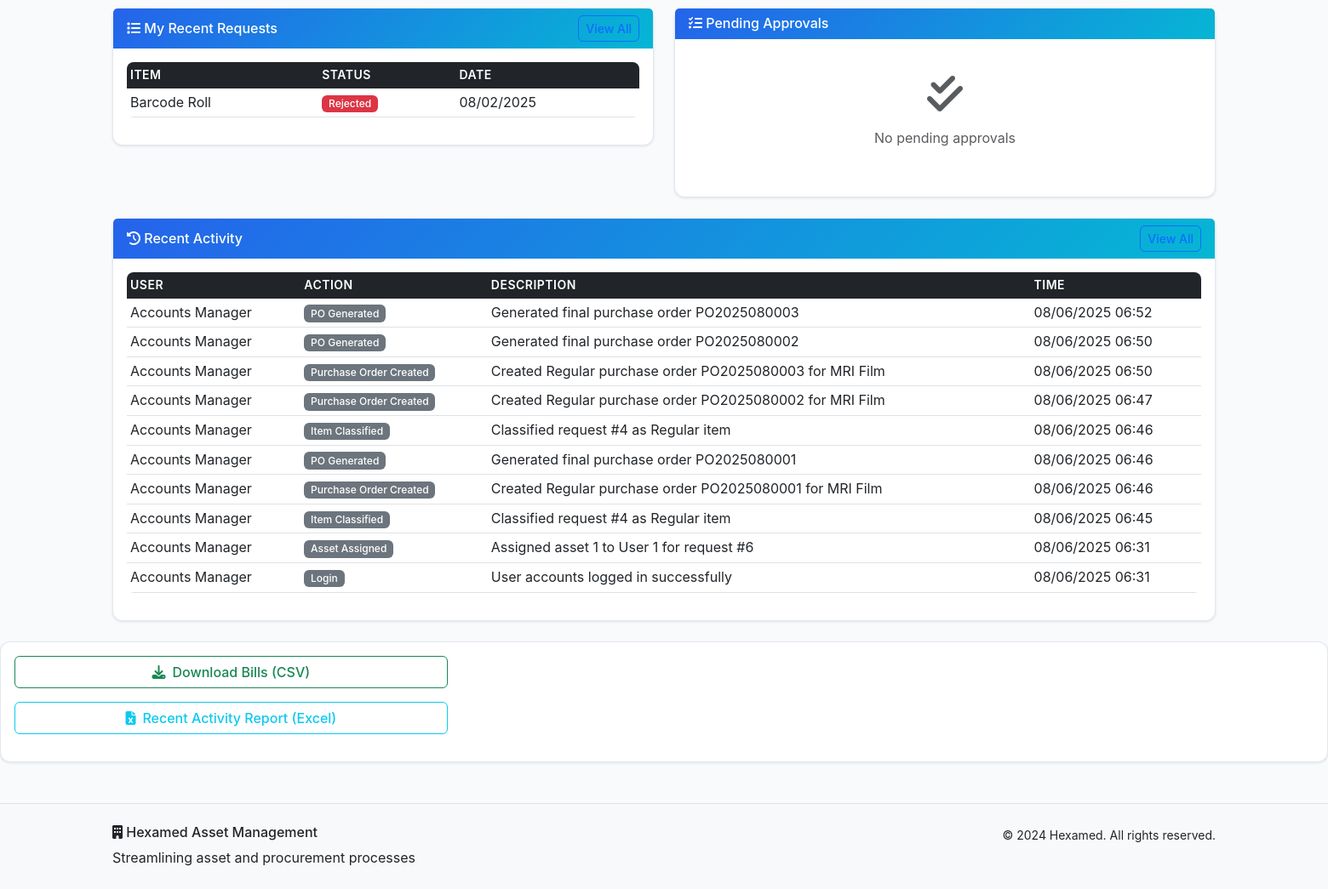
/dashboard (signed in, lower part), run on an earlier commit of the app's database.
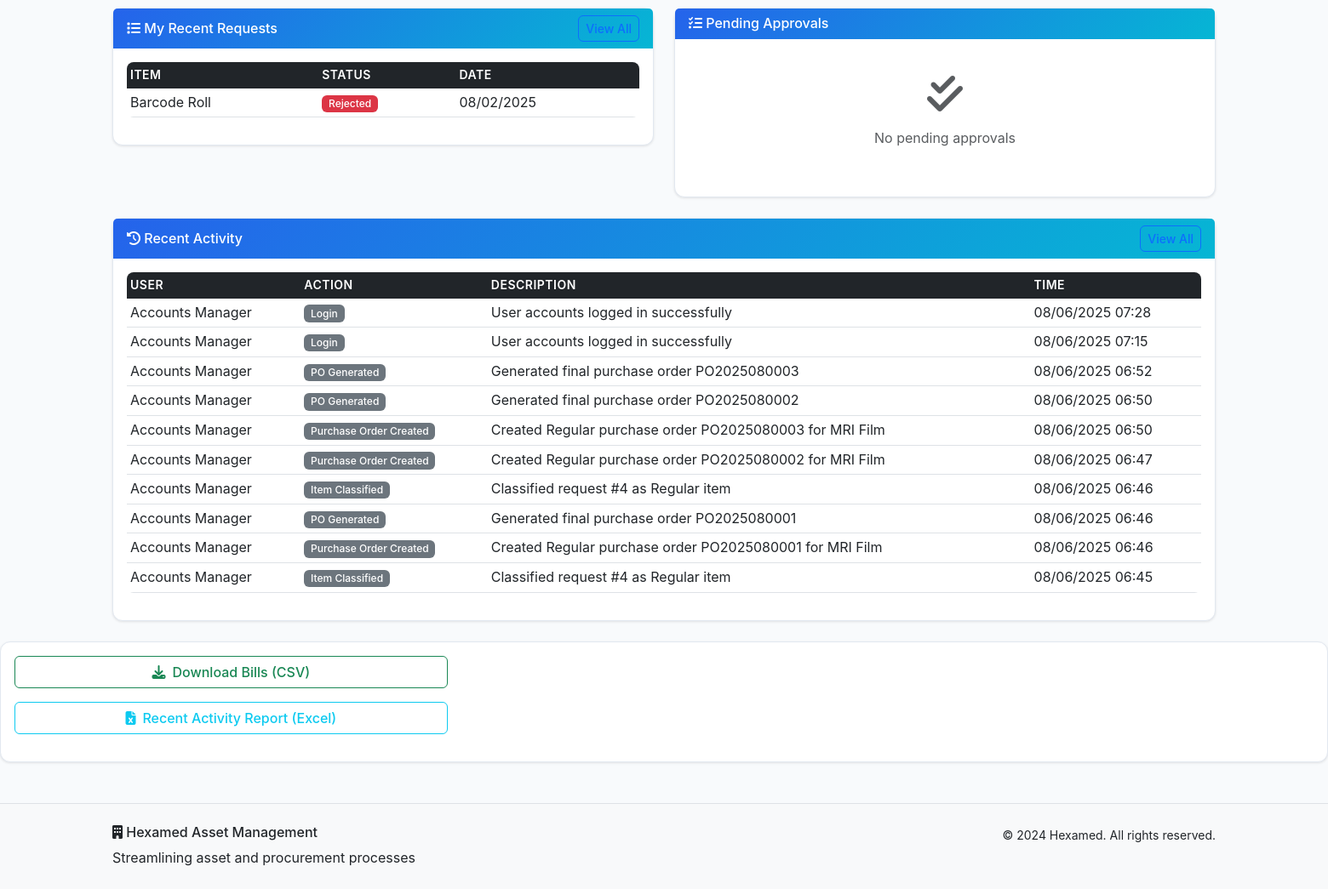
And on a later commit of the database.
### models.py (models this page shows, shortened)
class AssetRequest(db.Model):
    id = db.Column(db.Integer, primary_key=True)
    item_name = db.Column(db.String(200), nullable=False)
    quantity = db.Column(db.Integer, nullable=False)
    purpose = db.Column(db.Text, nullable=False)
    request_type = db.Column(db.String(50), nullable=False)
    estimated_cost = db.Column(db.Float)
    urgency = db.Column(db.String(20), default='Normal')
    is_bulk_request = db.Column(db.Boolean, default=False)
    bulk_items = db.Column(db.Text)  # JSON array of items for bulk requests
    item_classification = db.Column(db.String(20))  # 'Regular' or 'Specific' - set by SCM
    status = db.Column(db.String(20), default='Pending')
    current_approval_level = db.Column(db.Integer, default=1)
    floor = db.Column(db.String(50))
    fulfilled_from_asset_id = db.Column(db.Integer, db.ForeignKey('asset.id'))
    fulfilled_quantity = db.Column(db.Integer, default=0)
    fulfilled_by = db.Column(db.Integer, db.ForeignKey('user.id'))
    fulfilled_at = db.Column(db.DateTime)
    fulfillment_notes = db.Column(db.Text)
    created_at = db.Column(db.DateTime, default=datetime.utcnow)
    updated_at = db.Column(db.DateTime, default=datetime.utcnow, onupdate=datetime.utcnow)
    user_id = db.Column(db.Integer, db.ForeignKey('user.id'), nullable=False)
    uploaded_files = db.relationship('UploadedFile', backref='request', lazy=True, cascade='all, delete-orphan')
    approvals = db.relationship('Approval', backref='request', lazy=True, cascade='all, delete-orphan')
    fulfilled_from_asset = db.relationship('Asset', foreign_keys=[fulfilled_from_asset_id])
    fulfilled_by_user = db.relationship('User', foreign_keys=[fulfilled_by])

class ActivityLog(db.Model):
    id = db.Column(db.Integer, primary_key=True)
    action = db.Column(db.String(100), nullable=False)
    description = db.Column(db.Text, nullable=False)
    timestamp = db.Column(db.DateTime, default=datetime.utcnow)
    ip_address = db.Column(db.String(45))
    user_id = db.Column(db.Integer, db.ForeignKey('user.id'), nullable=False)
    request_id = db.Column(db.Integer, db.ForeignKey('asset_request.id'), nullable=True)
    user = db.relationship('User', backref='activities')
    request = db.relationship('AssetRequest', backref='activities')

class User(db.Model):
    id = db.Column(db.Integer, primary_key=True)
    username = db.Column(db.String(80), unique=True, nullable=False)
    email = db.Column(db.String(120), unique=True, nullable=False)
    password_hash = db.Column(db.String(256), nullable=False)
    role = db.Column(db.String(50), nullable=False, default='User')
    full_name = db.Column(db.String(100), nullable=False)
    floor = db.Column(db.String(50))
    department = db.Column(db.String(100))
    created_at = db.Column(db.DateTime, default=datetime.utcnow)
    is_active = db.Column(db.Boolean, default=True)
    requests = db.relationship('AssetRequest', foreign_keys='AssetRequest.user_id', backref='requester', lazy=True)

### routes.py (the view)
    def decorated_function(*args, **kwargs):
        if 'user_id' not in session:
            flash('Please log in to access this page.', 'warning')
            return redirect(url_for('login'))
        return f(*args, **kwargs)

### routes.py (called while the page is built)
def require_login(f):
    def decorated_function(*args, **kwargs):
        if 'user_id' not in session:
            flash('Please log in to access this page.', 'warning')
            return redirect(url_for('login'))
        return f(*args, **kwargs)
    decorated_function.__name__ = f.__name__
    return decorated_function

### templates/dashboard.html (shortened to what the changed rows need)
{% extends "base.html" %}
{% block content %}
<div class="container my-4">
    <div class="row">
        <div class="col-lg-6 mb-4">
            <div class="card">
                <div class="card-body">
                    {% if user_requests %}
                        <div class="table-responsive">
                            <table class="table table-sm">
                                <thead>
                                    <tr>
                                        <th>Item</th>
                                        <th>Status</th>
                                        <th>Date</th>
                                    </tr>
                                </thead>
                                <tbody>
                                    {% for req in user_requests %}
                                    <tr>
                                        <td>{{ req.item_name }}</td>
                                        <td>
                                            {% if req.status == 'Pending' %}
                                                <span class="badge bg-warning">{{ req.status }}</span>
                                            {% elif req.status == 'Approved' %}
                                                <span class="badge bg-success">{{ req.status }}</span>
                                            {% elif req.status == 'Rejected' %}
                                                <span class="badge bg-danger">{{ req.status }}</span>
                                            {% else %}
                                                <span class="badge bg-secondary">{{ req.status }}</span>
                                            {% endif %}
                                        </td>
                                        <td>{{ req.created_at.strftime('%m/%d/%Y') if req.created_at else 'N/A' }}</td>
                                    </tr>
                                    {% endfor %}
                                </tbody>
                            </table>
                        </div>
                    {% else %}
                        <div class="text-center py-4">
                            <i class="fas fa-inbox fa-3x text-muted mb-3"></i>
                            <p class="text-muted">No requests yet</p>
                            <a href="{{ url_for('create_request') }}" class="btn btn-primary">Create Your First Request</a>
                        </div>
                    {% endif %}
                </div>
            </div>
        </div>
    </div>
    <div class="row">
        <div class="col-12">
            <div class="card">
                <div class="card-body">
                    {% if recent_activities %}
                        <div class="table-responsive">
                            <table class="table table-sm">
                                <thead>
                                    <tr>
                                        <th>User</th>
                                        <th>Action</th>
                                        <th>Description</th>
                                        <th>Time</th>
                                    </tr>
                                </thead>
                                <tbody>
                                    {% for activity in recent_activities %}
                                    <tr>
                                        <td>{{ activity.user.full_name }}</td>
                                        <td>
                                            <span class="badge bg-secondary">{{ activity.action }}</span>
                                        </td>
                                        <td>{{ activity.description }}</td>
                                        <td>{{ activity.timestamp.strftime('%m/%d/%Y %H:%M') if activity.timestamp else 'N/A' }}</td>
                                    </tr>
                                    {% endfor %}
                                </tbody>
                            </table>
                        </div>
                    {% else %}
                        <div class="text-center py-4">
                            <i class="fas fa-history fa-3x text-muted mb-3"></i>
                            <p class="text-muted">No recent activity</p>
                        </div>
                    {% endif %}
                </div>
            </div>
        </div>
    </div>
</div>
{% endblock %}

What changed in the data, as far as the page shows it:
no longer on this page (row unchanged): ActivityLog: user.full_name "Accounts Manager", action "Asset Assigned", description "Assigned asset 1 to User 1 for request #6", timestamp "08/06/2025 06:31"
no longer on this page (row unchanged): ActivityLog: user.full_name "Accounts Manager", action "Login", description "User accounts logged in successfully", timestamp "08/06/2025 06:31"
added ActivityLog: user.full_name "Accounts Manager", action "Login", description "User accounts logged in successfully", timestamp "08/06/2025 07:28"
added ActivityLog: user.full_name "Accounts Manager", action "Login", description "User accounts logged in successfully", timestamp "08/06/2025 07:15"
